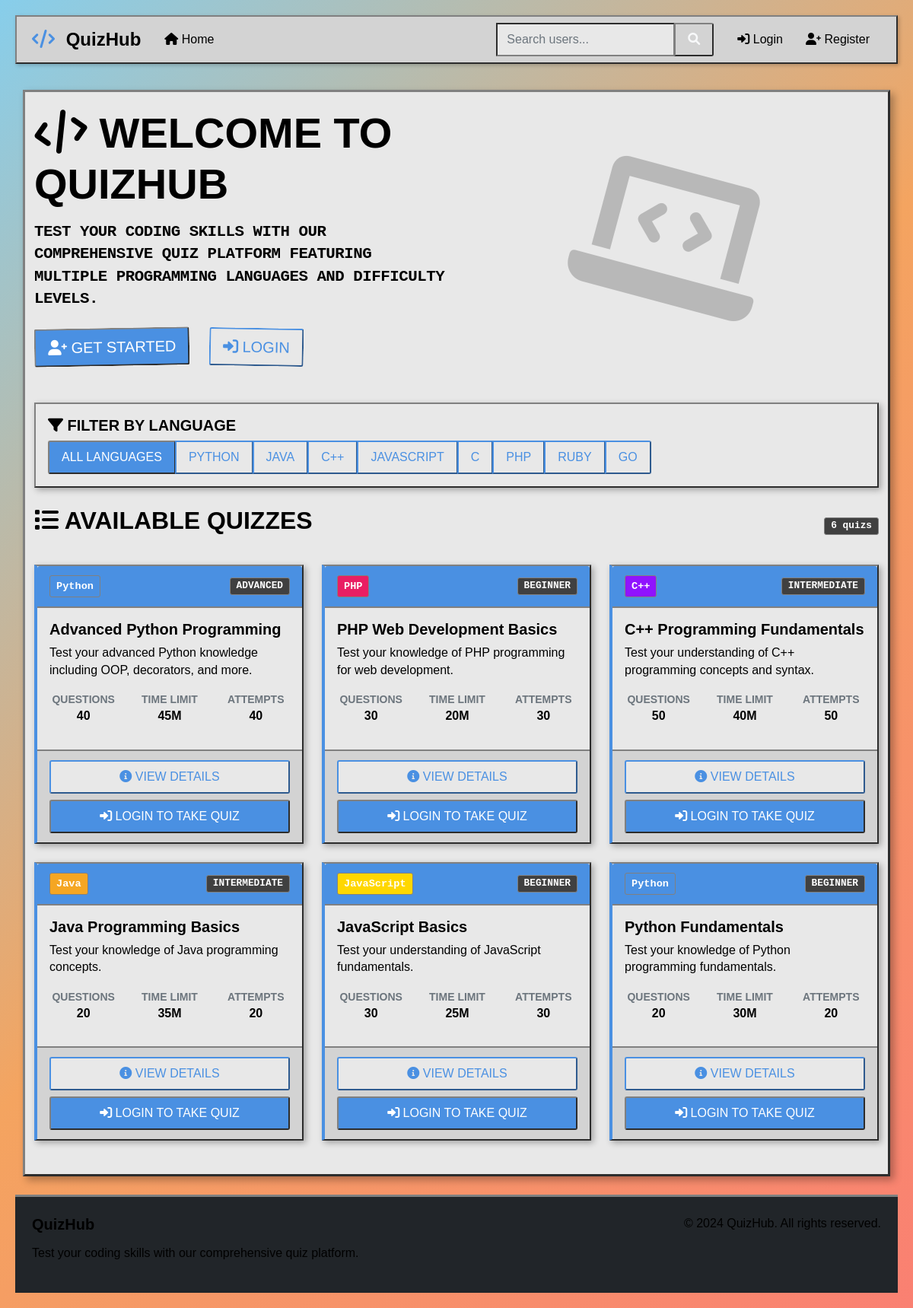
The page / on the database its author committed.
### quizzes/models.py (models this page shows, shortened)
class Quiz(models.Model):
    LANGUAGE_CHOICES = [
        ('python', 'Python'),
        ('java', 'Java'),
        ('cpp', 'C++'),
        ('javascript', 'JavaScript'),
        ('c', 'C'),
        ('php', 'PHP'),
        ('ruby', 'Ruby'),
        ('go', 'Go'),
    ]
    title = models.CharField(max_length=200)
    description = models.TextField(blank=True)
    language = models.CharField(max_length=20, choices=LANGUAGE_CHOICES)
    difficulty = models.CharField(max_length=20, choices=[
        ('beginner', 'Beginner'),
        ('intermediate', 'Intermediate'),
        ('advanced', 'Advanced'),
    ], default='beginner')
    created_by = models.ForeignKey(User, on_delete=models.CASCADE, related_name='created_quizzes')
    created_at = models.DateTimeField(auto_now_add=True)
    updated_at = models.DateTimeField(auto_now=True)
    is_active = models.BooleanField(default=True)
    time_limit = models.IntegerField(default=30, help_text="Time limit in minutes")
    class Meta:
        verbose_name_plural = "Quizzes"
        ordering = ['-created_at']

### quizzes/views.py (the view)
# urls.py: path('', views.home_view, name='home'),
def home_view(request):
    quizzes = Quiz.objects.filter(is_active=True).annotate(
        total_questions=Count('questions'),
        total_attempts=Count('attempts')
    ).order_by('-created_at')
    language = request.GET.get('language')
    if language:
        quizzes = quizzes.filter(language=language)
    context = {
        'quizzes': quizzes,
        'languages': Quiz.LANGUAGE_CHOICES,
        'selected_language': language
    }
    return render(request, 'quizzes/home.html', context)

### templates/quizzes/home.html (shortened to what this page needs)
{% extends 'base/base.html' %}
{% load static %}
{% block content %}
<div class="hero-section mb-5">
    <div class="row align-items-center">
        <div class="col-lg-6">
            <h1 class="display-4 fw-bold text-neo-primary" style="font-size: 3.5rem; text-shadow: 4px 4px 0px var(--neo-secondary);">
                <i class="fas fa-code" style="transform: rotate(-10deg); display: inline-block;"></i> WELCOME TO QUIZHUB
            </h1>
            <p class="lead" style="font-weight: 700; font-size: 1.3rem; text-transform: uppercase; letter-spacing: -0.5px;">TEST YOUR CODING SKILLS WITH OUR COMPREHENSIVE QUIZ PLATFORM FEATURING MULTIPLE PROGRAMMING LANGUAGES AND DIFFICULTY LEVELS.</p>
            {% if not user.is_authenticated %}
            <div class="mt-4">
                <a href="{% url 'accounts:register' %}" class="btn btn-primary btn-lg me-3" style="transform: rotate(-1deg);">
                    <i class="fas fa-user-plus"></i> GET STARTED
                </a>
                <a href="{% url 'accounts:login' %}" class="btn btn-outline-primary btn-lg" style="transform: rotate(1deg);">
                    <i class="fas fa-sign-in-alt"></i> LOGIN
                </a>
            </div>
            {% endif %}
        </div>
        <div class="col-lg-6 text-center">
            <i class="fas fa-laptop-code" style="font-size: 200px; color: var(--neo-primary); opacity: 0.2; transform: rotate(15deg);"></i>
        </div>
    </div>
</div>
<div class="row mb-4">
    <div class="col-12">
        <div class="card">
            <div class="card-body">
                <h5 class="card-title">
                    <i class="fas fa-filter"></i> FILTER BY LANGUAGE
                </h5>
                <div class="btn-group flex-wrap" role="group">
                    <a href="{% url 'quizzes:home' %}"
                       class="btn {% if not selected_language %}btn-primary{% else %}btn-outline-primary{% endif %}">
                        ALL LANGUAGES
                    </a>
                    {% for lang_code, lang_name in languages %}
                    <a href="{% url 'quizzes:home' %}?language={{ lang_code }}"
                       class="btn {% if selected_language == lang_code %}btn-primary{% else %}btn-outline-primary{% endif %}">
                        {{ lang_name|upper }}
                    </a>
                    {% endfor %}
                </div>
            </div>
        </div>
    </div>
</div>
<div class="row">
    <div class="col-12">
        <div class="d-flex justify-content-between align-items-center mb-4">
            <h2>
                <i class="fas fa-list"></i>
                {% if selected_language %}
                    {{ selected_language|upper }} QUIZZES
                {% else %}
                    AVAILABLE QUIZZES
                {% endif %}
            </h2>
            <span class="badge bg-secondary">{{ quizzes.count }} quiz{{ quizzes.count|pluralize }}</span>
        </div>
        {% if quizzes %}
        <div class="row">
            {% for quiz in quizzes %}
            <div class="col-lg-4 col-md-6 mb-4">
                <div class="card quiz-card h-100">
                    <div class="card-header d-flex justify-content-between align-items-center">
                        <span class="language-badge language-{{ quiz.language }} text-white">
                            {{ quiz.get_language_display }}
                        </span>
                        <span class="badge bg-secondary">{{ quiz.difficulty|upper }}</span>
                    </div>
                    <div class="card-body">
                        <h5 class="card-title">{{ quiz.title }}</h5>
                        <p class="card-text">{{ quiz.description|default:"TEST YOUR KNOWLEDGE WITH THIS QUIZ!" }}</p>
                        <div class="quiz-stats mb-3">
                            <div class="row text-center">
                                <div class="col-4">
                                    <small class="text-muted" style="font-weight: 700; text-transform: uppercase;">QUESTIONS</small>
                                    <br>
                                    <strong>{{ quiz.total_questions }}</strong>
                                </div>
                                <div class="col-4">
                                    <small class="text-muted" style="font-weight: 700; text-transform: uppercase;">TIME LIMIT</small>
                                    <br>
                                    <strong>{{ quiz.time_limit }}M</strong>
                                </div>
                                <div class="col-4">
                                    <small class="text-muted" style="font-weight: 700; text-transform: uppercase;">ATTEMPTS</small>
                                    <br>
                                    <strong>{{ quiz.total_attempts }}</strong>
                                </div>
                            </div>
                        </div>
                    </div>
                    <div class="card-footer">
                        <div class="d-grid gap-2">
                            <a href="{% url 'quizzes:quiz_detail' quiz.id %}" class="btn btn-outline-primary">
                                <i class="fas fa-info-circle"></i> VIEW DETAILS
                            </a>
                            {% if user.is_authenticated %}
                            <a href="{% url 'quizzes:take_quiz' quiz.id %}" class="btn btn-primary">
                                <i class="fas fa-play"></i> START QUIZ
                            </a>
                            {% else %}
                            <a href="{% url 'accounts:login' %}" class="btn btn-primary">
                                <i class="fas fa-sign-in-alt"></i> LOGIN TO TAKE QUIZ
                            </a>
                            {% endif %}
                        </div>
                    </div>
                </div>
            </div>
            {% endfor %}
        </div>
        {% endif %}
    </div>
</div>
{% endblock %}

### templates/base/base.html (shortened to what this page needs)
<!DOCTYPE html>
<html lang="en">
<head>
    <link href="https://cdn.jsdelivr.net/npm/bootstrap@5.1.3/dist/css/bootstrap.min.css" rel="stylesheet">
    <link rel="stylesheet" href="https://cdnjs.cloudflare.com/ajax/libs/font-awesome/6.0.0/css/all.min.css">
    <link rel="stylesheet" href="{% load static %}{% static 'css/style.css' %}">
</head>
<body>
    <nav class="navbar navbar-expand-lg navbar-dark">
        <div class="container">
            <a class="navbar-brand fw-bold" href="{% url 'quizzes:home' %}">
                <i class="fas fa-code"></i> QuizHub
            </a>
            <div class="collapse navbar-collapse" id="navbarNav">
                <ul class="navbar-nav me-auto">
                    <li class="nav-item">
                        <a class="nav-link" href="{% url 'quizzes:home' %}">
                            <i class="fas fa-home"></i> Home
                        </a>
                    </li>
                </ul>
                <form class="d-flex me-3" action="{% url 'accounts:user_search' %}" method="get">
                    <div class="input-group">
                        <input class="form-control" type="search" name="q" placeholder="Search users..." value="{{ request.GET.q }}">
                        <button class="btn btn-outline-light" type="submit">
                            <i class="fas fa-search"></i>
                        </button>
                    </div>
                </form>
                <ul class="navbar-nav">
                    {% if user.is_authenticated %}
                    <li class="nav-item dropdown">
                        <a class="nav-link dropdown-toggle" href="#" id="navbarDropdown" role="button" data-bs-toggle="dropdown">
                            <i class="fas fa-user"></i> {{ user.username }}
                        </a>
                        <ul class="dropdown-menu">
                            <li><a class="dropdown-item" href="{% url 'profiles:my_profile' %}">
                                <i class="fas fa-user-circle"></i> My Profile
                            </a></li>
                            <li><a class="dropdown-item" href="{% url 'profiles:edit_profile' user.username %}">
                                <i class="fas fa-edit"></i> Edit Profile
                            </a></li>
                            <li><hr class="dropdown-divider"></li>
                            <li><a class="dropdown-item" href="{% url 'accounts:logout' %}">
                                <i class="fas fa-sign-out-alt"></i> Logout
                            </a></li>
                        </ul>
                    </li>
                    {% else %}
                    <li class="nav-item">
                        <a class="nav-link" href="{% url 'accounts:login' %}">
                            <i class="fas fa-sign-in-alt"></i> Login
                        </a>
                    </li>
                    <li class="nav-item">
                        <a class="nav-link" href="{% url 'accounts:register' %}">
                            <i class="fas fa-user-plus"></i> Register
                        </a>
                    </li>
                    {% endif %}
                </ul>
            </div>
        </div>
    </nav>
    <main class="container my-4">
        {% block content %}
        {% endblock %}
    </main>
    <footer class="bg-dark text-light py-4 mt-auto">
        <div class="container">
            <div class="row">
                <div class="col-md-6">
                    <h5 style="font-weight: 700;">QuizHub</h5>
                    <p style="font-weight: 400;">Test your coding skills with our comprehensive quiz platform.</p>
                </div>
                <div class="col-md-6 text-md-end">
                    <p style="font-weight: 400;">&copy; 2024 QuizHub. All rights reserved.</p>
                </div>
            </div>
        </div>
    </footer>
    <script src="{% load static %}{% static 'js/main.js' %}"></script>
</body>
</html>

### rows shown on the page
Quiz: language "Python", difficulty "ADVANCED", title "Advanced Python Programming", description "Test your advanced Python knowledge including OOP, decorators, and more.", total_questions "40", time_limit "45", total_attempts "40"
Quiz: language "PHP", difficulty "BEGINNER", title "PHP Web Development Basics", description "Test your knowledge of PHP programming for web development.", total_questions "30", time_limit "20", total_attempts "30"
Quiz: language "C++", difficulty "INTERMEDIATE", title "C++ Programming Fundamentals", description "Test your understanding of C++ programming concepts and syntax.", total_questions "50", time_limit "40", total_attempts "50"
Quiz: language "Java", difficulty "INTERMEDIATE", title "Java Programming Basics", description "Test your knowledge of Java programming concepts.", total_questions "20", time_limit "35", total_attempts "20"
Quiz: language "JavaScript", difficulty "BEGINNER", title "JavaScript Basics", description "Test your understanding of JavaScript fundamentals.", total_questions "30", time_limit "25", total_attempts "30"
Quiz: language "Python", difficulty "BEGINNER", title "Python Fundamentals", description "Test your knowledge of Python programming fundamentals.", total_questions "20", time_limit "30", total_attempts "20"

### other values the page prints
{{ lang_name|upper }} "PYTHON" "JAVA" "C++" "JAVASCRIPT" "C" "PHP" "RUBY" "GO"
{{ quizzes.count }} "6"
